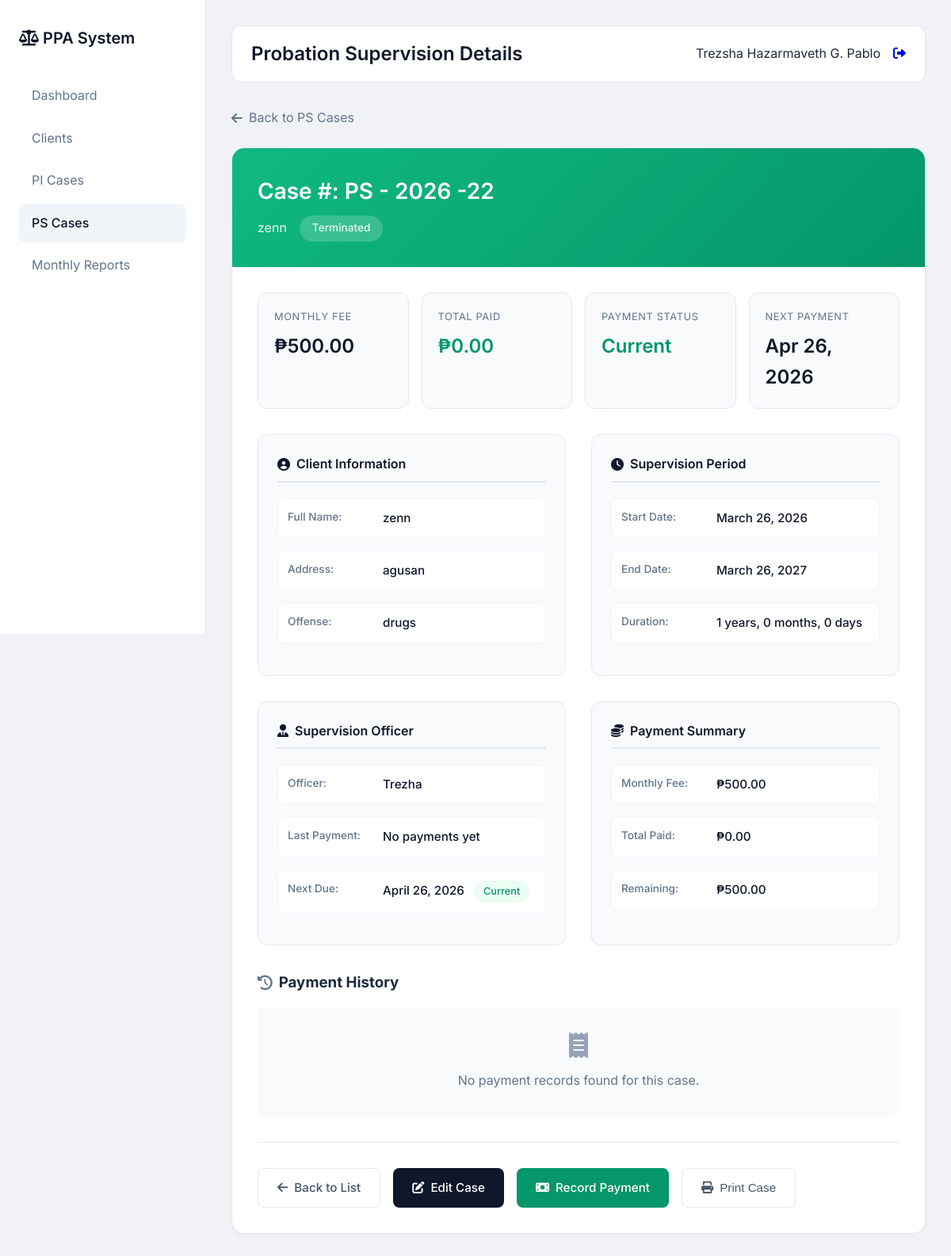
Page /ps_view.php?id=9 (signed in) on the committed database.
### tables this page shows
CREATE TABLE `probation_supervision` (
  `id` int(11) NOT NULL,
  `docket_number` varchar(50) DEFAULT NULL,
  `name` varchar(255) NOT NULL,
  `offense` text DEFAULT NULL,
  `payment` decimal(10,2) DEFAULT 0.00,
  `address` text DEFAULT NULL,
  `start_date` date DEFAULT NULL,
  `end_date` date DEFAULT NULL,
  `supervising_officer` varchar(255) DEFAULT NULL,
  `status` enum('Active','Terminated','Revoked','Completed') DEFAULT 'Active',
  `monthly_fee` decimal(10,2) DEFAULT 500.00,
  `last_payment_date` date DEFAULT NULL,
  `next_payment_date` date DEFAULT NULL,
  `created_by` int(11) DEFAULT NULL,
  `created_at` timestamp NOT NULL DEFAULT current_timestamp(),
  `updated_at` timestamp NULL DEFAULT NULL ON UPDATE current_timestamp(),
  `client_id` int(11) DEFAULT NULL,
  `source_pi_id` int(11) DEFAULT NULL
);

### ps_view.php (the view, shortened to what this page needs)
<?php
include 'config/database.php';
$id = $_GET['id'] ?? 0;
$user_role = $_SESSION['role'] ?? 'staff';
$can_edit = ($user_role == 'main' || $user_role == 'admin');
$fullname = $_SESSION['fullname'] ?? 'User';
$case = mysqli_query($conn, "SELECT * FROM probation_supervision WHERE id='$id'");
$row = mysqli_fetch_assoc($case);
$payments = mysqli_query($conn, "SELECT * FROM probation_payments WHERE probation_id='$id' ORDER BY payment_date DESC");
$total_paid = 0;
mysqli_data_seek($payments, 0);
function getPaymentStatus($last_payment, $next_payment) {
    $today = date('Y-m-d');
    return 'Current';
}
$payment_status = getPaymentStatus($row['last_payment_date'], $row['next_payment_date']);
?>
<!DOCTYPE html>
<html lang="en">
<head>
    <link rel="stylesheet" href="https://cdnjs.cloudflare.com/ajax/libs/font-awesome/6.0.0/css/all.min.css">
</head>
<body>
    <div class="app">
        <div class="sidebar">
            <div class="logo">
                <i class="fas fa-scale-balanced"></i> PPA System
            </div>
            <a href="dashboard.php" class="nav-item">Dashboard</a>
            <a href="clients.php" class="nav-item">Clients</a>
            <a href="pi_list.php" class="nav-item">PI Cases</a>
            <a href="ps_list.php" class="nav-item active">PS Cases</a>
            <a href="monthly_reports.php" class="nav-item">Monthly Reports</a>
        </div>
        <div class="main">
            <div class="top-bar">
                <h1 class="page-title">Probation Supervision Details</h1>
                <div class="user-menu">
                    <span><?php echo $fullname; ?></span>
                    <a href="logout.php"><i class="fas fa-sign-out-alt"></i></a>
                </div>
            </div>
            <a href="ps_list.php" class="back-link">
                <i class="fas fa-arrow-left"></i> Back to PS Cases
            </a>
            <div class="case-card">
                <div class="case-header">
                    <div class="case-title">Case #: <?php echo $row['docket_number']; ?></div>
                    <div class="case-subtitle">
                        <span><?php echo $row['name']; ?></span>
                        <span class="status-badge"><?php echo $row['status']; ?></span>
                    </div>
                </div>
                <div class="case-body">
                    <div class="stats-grid">
                        <div class="stat-card">
                            <div class="stat-label">Monthly Fee</div>
                            <div class="stat-value">₱<?php echo number_format($row['monthly_fee'] ?? 500, 2); ?></div>
                        </div>
                        <div class="stat-card">
                            <div class="stat-label">Total Paid</div>
                            <div class="stat-value success">₱<?php echo number_format($total_paid, 2); ?></div>
                        </div>
                        <div class="stat-card">
                            <div class="stat-label">Payment Status</div>
                            <div class="stat-value <?php
                                echo $payment_status == 'Overdue' ? 'danger' :
                                    ($payment_status == 'Current' ? 'success' : 'warning');
                            ?>">
                                <?php echo $payment_status; ?>
                            </div>
                        </div>
                        <div class="stat-card">
                            <div class="stat-label">Next Payment</div>
                            <div class="stat-value">
                                <?php echo $row['next_payment_date'] ? date('M d, Y', strtotime($row['next_payment_date'])) : 'N/A'; ?>
                            </div>
                        </div>
                    </div>
                    <div class="info-grid">
                        <div class="info-section">
                            <div class="section-title">
                                <i class="fas fa-user-circle"></i>
                                Client Information
                            </div>
                            <div class="info-row">
                                <span class="info-label">Full Name:</span>
                                <span class="info-value"><?php echo $row['name']; ?></span>
                            </div>
                            <div class="info-row">
                                <span class="info-label">Address:</span>
                                <span class="info-value"><?php echo $row['address']; ?></span>
                            </div>
                            <div class="info-row">
                                <span class="info-label">Offense:</span>
                                <span class="info-value"><?php echo $row['offense']; ?></span>
                            </div>
                        </div>
                        <div class="info-section">
                            <div class="section-title">
                                <i class="fas fa-clock"></i>
                                Supervision Period
                            </div>
                            <div class="info-row">
                                <span class="info-label">Start Date:</span>
                                <span class="info-value"><?php echo date('F d, Y', strtotime($row['start_date'])); ?></span>
                            </div>
                            <div class="info-row">
                                <span class="info-label">End Date:</span>
                                <span class="info-value"><?php echo date('F d, Y', strtotime($row['end_date'])); ?></span>
                            </div>
                            <div class="info-row">
                                <span class="info-label">Duration:</span>
                                <span class="info-value">
                                    <?php
                                    $start = new DateTime($row['start_date']);
                                    $end = new DateTime($row['end_date']);
                                    $interval = $start->diff($end);
                                    echo $interval->format('%y years, %m months, %d days');
                                    ?>
                                </span>
                            </div>
                        </div>
                        <div class="info-section">
                            <div class="section-title">
                                <i class="fas fa-user-tie"></i>
                                Supervision Officer
                            </div>
                            <div class="info-row">
                                <span class="info-label">Officer:</span>
                                <span class="info-value"><?php echo $row['supervising_officer'] ?? 'Not Assigned'; ?></span>
                            </div>
                            <div class="info-row">
                                <span class="info-label">Last Payment:</span>
                                <span class="info-value"><?php echo $row['last_payment_date'] ? date('F d, Y', strtotime($row['last_payment_date'])) : 'No payments yet'; ?></span>
                            </div>
                            <div class="info-row">
                                <span class="info-label">Next Due:</span>
                                <span class="info-value">
                                    <?php echo $row['next_payment_date'] ? date('F d, Y', strtotime($row['next_payment_date'])) : 'N/A'; ?>
                                    <?php if($payment_status == 'Overdue'): ?>
                                        <span class="payment-status payment-overdue" style="margin-left: 0.5rem;">Overdue</span>
                                    <?php elseif($payment_status == 'Current'): ?>
                                        <span class="payment-status payment-current" style="margin-left: 0.5rem;">Current</span>
                                    <?php endif; ?>
                                </span>
                            </div>
                        </div>
                        <div class="info-section">
                            <div class="section-title">
                                <i class="fas fa-coins"></i>
                                Payment Summary
                            </div>
                            <div class="info-row">
                                <span class="info-label">Monthly Fee:</span>
                                <span class="info-value">₱<?php echo number_format($row['monthly_fee'] ?? 500, 2); ?></span>
                            </div>
                            <div class="info-row">
                                <span class="info-label">Total Paid:</span>
                                <span class="info-value success">₱<?php echo number_format($total_paid, 2); ?></span>
                            </div>
                            <div class="info-row">
                                <span class="info-label">Remaining:</span>
                                <span class="info-value">
                                    <?php
                                    $months_elapsed = ceil((time() - strtotime($row['start_date'])) / (30 * 24 * 60 * 60));
                                    $expected = $months_elapsed * ($row['monthly_fee'] ?? 500);
                                    $remaining = max(0, $expected - $total_paid);
                                    echo '₱' . number_format($remaining, 2);
                                    ?>
                                </span>
                            </div>
                        </div>
                    </div>
                    <div style="margin-top: 2rem;">
                        <h3 style="margin-bottom: 1rem; display: flex; align-items: center; gap: 0.5rem;">
                            <i class="fas fa-history" style="color: #64748b;"></i>
                            Payment History
                        </h3>
                        <?php if(mysqli_num_rows($payments) > 0): ?>
                            <div class="table-container">
                                <table>
                                    <thead>
                                        <tr>
                                            <th>Date</th>
                                            <th>Receipt #</th>
                                            <th>Amount</th>
                                            <th>Notes</th>
                                        </tr>
                                    </thead>
                                    <tbody>
                                        <?php while($p = mysqli_fetch_assoc($payments)): ?>
                                        <tr>
                                            <td><?php echo date('F d, Y', strtotime($p['payment_date'])); ?></td>
                                            <td><?php echo $p['receipt_number'] ?: 'N/A'; ?></td>
                                            <td class="amount">₱<?php echo number_format($p['amount'], 2); ?></td>
                                            <td><?php echo $p['notes'] ?: '-'; ?></td>
                                        </tr>
                                        <?php endwhile; ?>
                                    </tbody>
                                </table>
                            </div>
                        <?php else: ?>
                            <div class="no-data">
                                <i class="fas fa-receipt" style="font-size: 2rem; margin-bottom: 1rem; color: #94a3b8;"></i>
                                <p>No payment records found for this case.</p>
                            </div>
                        <?php endif; ?>
                    </div>
                    <div class="action-buttons">
                        <a href="ps_list.php" class="btn btn-secondary">
                            <i class="fas fa-arrow-left"></i> Back to List
                        </a>
                        <?php if($can_edit): ?>
                            <a href="ps_edit.php?id=<?php echo $id; ?>" class="btn btn-primary">
                                <i class="fas fa-edit"></i> Edit Case
                            </a>
                            <a href="ps_payment.php?id=<?php echo $id; ?>" class="btn btn-success">
                                <i class="fas fa-money-bill"></i> Record Payment
                            </a>
                        <?php endif; ?>
                        <button onclick="window.print()" class="btn btn-secondary">
                            <i class="fas fa-print"></i> Print Case
                        </button>
                    </div>
                </div>
            </div>
        </div>
    </div>
</body>
</html>

### rows in the picture
probation_supervision: docket_number "PS - 2026 -22", name "zenn", status "Terminated", monthly_fee "500.00", payment_status "Current", next_payment_date "Apr 26, 2026", address "agusan", offense "drugs", start_date "March 26, 2026", end_date "March 26, 2027", $interval->format('%y years, %m months, %d days') "1 years, 0 months, 0 days", supervising_officer "Trezha", next_payment_date "April 26, 2026"

### other values in the picture
$fullname "Trezsha Hazarmaveth G. Pablo"
$total_paid "0.00"
